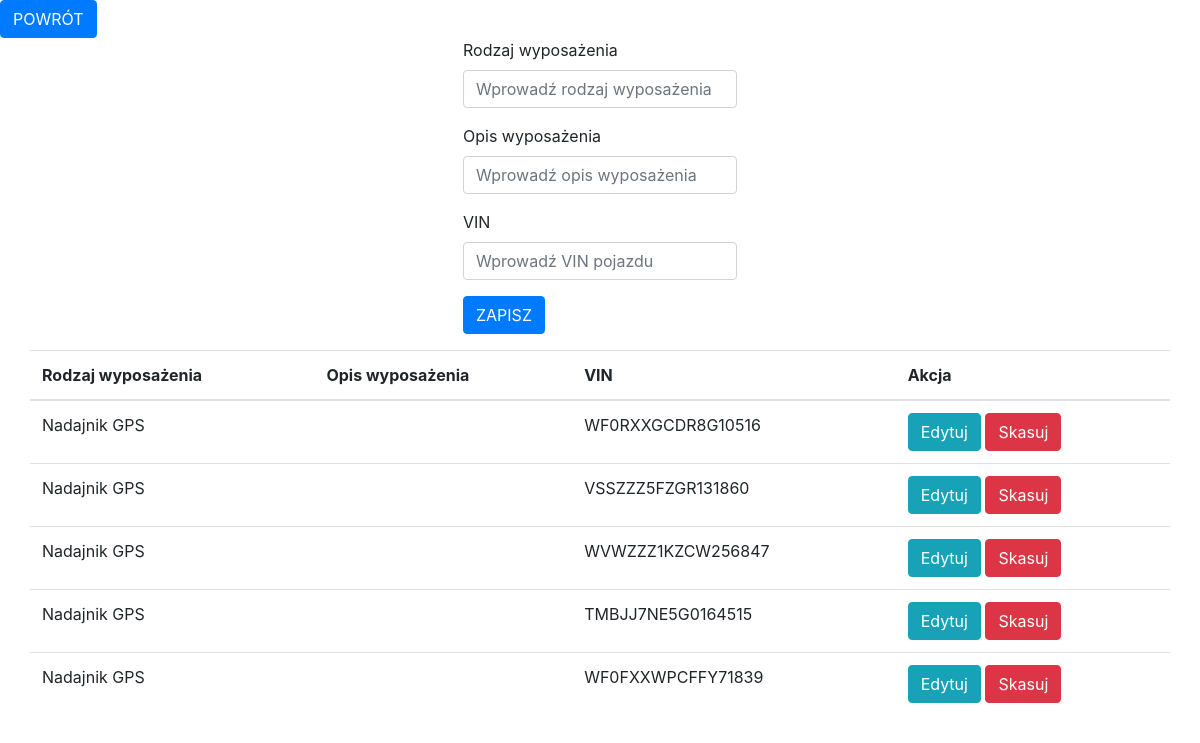
Screenshot of /Aplikacja/wyposazenie.php with the database file from the repository.
### tables this page shows
CREATE TABLE `wyposazenie` (
  `id_wyposazenia` int NOT NULL AUTO_INCREMENT,
  `rodzaj_wypos` varchar(20) NOT NULL,
  `opis_wypos` varchar(20) ,
  `vin_auto` varchar(17),
  PRIMARY KEY (`id_wyposazenia`),
  KEY `vin_dla_auta`(`vin_auto`),
  CONSTRAINT `wypos_auta_1` FOREIGN KEY (`vin_auto`) REFERENCES `samochod` (`vin`) ON UPDATE CASCADE
) DEFAULT CHARSET=utf8;

### Aplikacja/wyposazenie-przetwarzanie.php (called while the page is built, shortened)
<?php
$rodzaj_wypos = '';
$opis_wypos = '';
$vin_auto = '';
$update = false;
?>

### Aplikacja/wyposazenie.php (the view, shortened to what this page needs)
<!doctype html>
<html>
	<head>
		<link rel="stylesheet" href="https://stackpath.bootstrapcdn.com/bootstrap/4.5.0/css/bootstrap.min.css">
		</head>
	<body>
		<?php require_once 'wyposazenie-przetwarzanie.php';?>
		<a href="index.php" class="btn btn-primary">POWRÓT</a>
		<div class="row justify-content-center">
		<form action="wyposazenie-przetwarzanie.php" method="POST">
			<div class="form-group">
			<label>Rodzaj wyposażenia</label>
			<input type="text" name="rodzaj_wypos" class="form-control"
				   value="<?php echo $rodzaj_wypos; ?>" placeholder="Wprowadź rodzaj wyposażenia">
			</div>
			<div class="form-group">
			<label>Opis wyposażenia</label>
			<input type="text" name="opis_wypos" class="form-control"
				   value="<?php echo $opis_wypos; ?>" placeholder="Wprowadź opis wyposażenia">
			</div>
			<div class="form-group">
			<label>VIN</label>
			<input type="text" name="vin_auto" class="form-control"
				   value="<?php echo $vin_auto; ?>" placeholder="Wprowadź VIN pojazdu">
			</div>
			<div class="form-group">
			<?php
			if  ($update == true):
			?>
				<button type="submit" class="btn btn-info" name="edytuj">EDYTUJ</button>
			<?php
			else:
			?>
				<button type="submit" class="btn btn-primary" name="zapisz">ZAPISZ</button>
			<?php
			endif;
			?>
			</div>
		</form>
		</div>
		<div class="container">
		<?php
			$link = new mysqli("localhost", "kmindowicz", "xeefae7Ohth7", "kmindowicz_projekt") or
			die(mysqli_error($link));
			$link->query("SET NAMES 'utf8'");
			$link->query("SET CHARACTER SET utf8");
			$link->query("SET SESSION collation_connection = 'utf8_unicode_ci'");
			$tabela = $link->query("SELECT * from wyposazenie") or die($link->error);
		?>
		<div class="row justify-content-center">
			<table class="table">
				<thead>
					<tr>
						<th>Rodzaj wyposażenia</th>
						<th>Opis wyposażenia</th>
						<th>VIN</th>
						<th colspan="2">Akcja</th>
					</tr>
				</thead>
				<?php
					while($rzad = $tabela->fetch_assoc()):
				?>
				<tr>
					<td><?php echo $rzad['rodzaj_wypos']; ?></td>
					<td><?php echo $rzad['opis_wypos']; ?></td>
					<td><?php echo $rzad['vin_auto']; ?></td>
					<td>
						<a href="wyposazenie.php?edit=<?php echo $rzad['id_wyposazenia']; ?>"
						   class="btn btn-info">Edytuj</a>
						<a href="wyposazenie.php?delete=<?php echo $rzad['id_wyposazenia']; ?>"
						   class="btn btn-danger">Skasuj</a>
					</td>
				</tr>
				<?php endwhile; ?>
			</table>
		</div>
		</div>
	</body>
	</html>

### rows the page displays
wyposazenie: rodzaj_wypos "Nadajnik GPS", vin_auto "WF0RXXGCDR8G10516"
wyposazenie: rodzaj_wypos "Nadajnik GPS", vin_auto "VSSZZZ5FZGR131860"
wyposazenie: rodzaj_wypos "Nadajnik GPS", vin_auto "WVWZZZ1KZCW256847"
wyposazenie: rodzaj_wypos "Nadajnik GPS", vin_auto "TMBJJ7NE5G0164515"
wyposazenie: rodzaj_wypos "Nadajnik GPS", vin_auto "WF0FXXWPCFFY71839"
